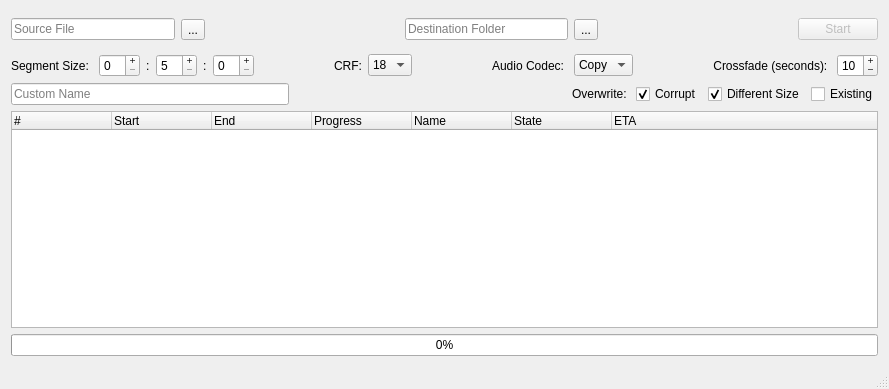
<?xml version="1.0" encoding="UTF-8"?>
<ui version="4.0">
 <class>MainWindow</class>
 <widget class="QMainWindow" name="MainWindow">
  <property name="geometry">
   <rect>
    <x>0</x>
    <y>0</y>
    <width>889</width>
    <height>389</height>
   </rect>
  </property>
  <property name="windowTitle">
   <string>MainWindow</string>
  </property>
  <widget class="QWidget" name="centralWidget">
   <layout class="QHBoxLayout" name="horizontalLayout">
    <item>
     <layout class="QVBoxLayout" name="verticalLayout">
      <item>
       <layout class="QHBoxLayout" name="hlayoutTop1">
        <item>
         <layout class="QHBoxLayout" name="hlayoutSrc">
          <item>
           <widget class="QLineEdit" name="vidSource">
            <property name="text">
             <string/>
            </property>
            <property name="readOnly">
             <bool>true</bool>
            </property>
            <property name="placeholderText">
             <string>Source File</string>
            </property>
           </widget>
          </item>
          <item>
           <widget class="QToolButton" name="srcButton">
            <property name="text">
             <string>...</string>
            </property>
           </widget>
          </item>
         </layout>
        </item>
        <item>
         <spacer name="horizontalSpacer_2">
          <property name="orientation">
           <enum>Qt::Horizontal</enum>
          </property>
          <property name="sizeHint" stdset="0">
           <size>
            <width>13</width>
            <height>37</height>
           </size>
          </property>
         </spacer>
        </item>
        <item>
         <layout class="QHBoxLayout" name="hlayoutDst">
          <item>
           <widget class="QLineEdit" name="vidDest">
            <property name="text">
             <string/>
            </property>
            <property name="readOnly">
             <bool>true</bool>
            </property>
            <property name="placeholderText">
             <string>Destination Folder</string>
            </property>
           </widget>
          </item>
          <item>
           <widget class="QToolButton" name="dstButton">
            <property name="text">
             <string>...</string>
            </property>
           </widget>
          </item>
         </layout>
        </item>
        <item>
         <spacer name="horizontalSpacer_4">
          <property name="orientation">
           <enum>Qt::Horizontal</enum>
          </property>
          <property name="sizeHint" stdset="0">
           <size>
            <width>40</width>
            <height>20</height>
           </size>
          </property>
         </spacer>
        </item>
        <item>
         <widget class="QPushButton" name="startButton">
          <property name="enabled">
           <bool>false</bool>
          </property>
          <property name="text">
           <string>Start</string>
          </property>
         </widget>
        </item>
       </layout>
      </item>
      <item>
       <layout class="QHBoxLayout" name="hlayoutTop2">
        <item>
         <layout class="QHBoxLayout" name="hlayoutIntervals" stretch="1,0,0,0,0,0">
          <item>
           <widget class="QLabel" name="label_3">
            <property name="text">
             <string>Segment Size: </string>
            </property>
           </widget>
          </item>
          <item>
           <widget class="QSpinBox" name="prtHrs">
            <property name="buttonSymbols">
             <enum>QAbstractSpinBox::PlusMinus</enum>
            </property>
           </widget>
          </item>
          <item>
           <widget class="QLabel" name="label_4">
            <property name="text">
             <string>:</string>
            </property>
           </widget>
          </item>
          <item>
           <widget class="QSpinBox" name="prtMins">
            <property name="buttonSymbols">
             <enum>QAbstractSpinBox::PlusMinus</enum>
            </property>
            <property name="minimum">
             <number>5</number>
            </property>
            <property name="displayIntegerBase">
             <number>10</number>
            </property>
           </widget>
          </item>
          <item>
           <widget class="QLabel" name="label_6">
            <property name="text">
             <string>:</string>
            </property>
           </widget>
          </item>
          <item>
           <widget class="QSpinBox" name="prtSecs">
            <property name="buttonSymbols">
             <enum>QAbstractSpinBox::PlusMinus</enum>
            </property>
           </widget>
          </item>
         </layout>
        </item>
        <item>
         <spacer name="horizontalSpacer">
          <property name="orientation">
           <enum>Qt::Horizontal</enum>
          </property>
          <property name="sizeHint" stdset="0">
           <size>
            <width>40</width>
            <height>20</height>
           </size>
          </property>
         </spacer>
        </item>
        <item>
         <layout class="QHBoxLayout" name="hlayoutCRF" stretch="1,0">
          <item>
           <widget class="QLabel" name="label_7">
            <property name="text">
             <string>CRF:</string>
            </property>
           </widget>
          </item>
          <item>
           <widget class="QComboBox" name="cbCrf">
            <property name="currentIndex">
             <number>18</number>
            </property>
            <item>
             <property name="text">
              <string>0</string>
             </property>
            </item>
            <item>
             <property name="text">
              <string>1</string>
             </property>
            </item>
            <item>
             <property name="text">
              <string>2</string>
             </property>
            </item>
            <item>
             <property name="text">
              <string>3</string>
             </property>
            </item>
            <item>
             <property name="text">
              <string>4</string>
             </property>
            </item>
            <item>
             <property name="text">
              <string>5</string>
             </property>
            </item>
            <item>
             <property name="text">
              <string>6</string>
             </property>
            </item>
            <item>
             <property name="text">
              <string>7</string>
             </property>
            </item>
            <item>
             <property name="text">
              <string>8</string>
             </property>
            </item>
            <item>
             <property name="text">
              <string>9</string>
             </property>
            </item>
            <item>
             <property name="text">
              <string>10</string>
             </property>
            </item>
            <item>
             <property name="text">
              <string>11</string>
             </property>
            </item>
            <item>
             <property name="text">
              <string>12</string>
             </property>
            </item>
            <item>
             <property name="text">
              <string>13</string>
             </property>
            </item>
            <item>
             <property name="text">
              <string>14</string>
             </property>
            </item>
            <item>
             <property name="text">
              <string>15</string>
             </property>
            </item>
            <item>
             <property name="text">
              <string>16</string>
             </property>
            </item>
            <item>
             <property name="text">
              <string>17</string>
             </property>
            </item>
            <item>
             <property name="text">
              <string>18</string>
             </property>
            </item>
            <item>
             <property name="text">
              <string>19</string>
             </property>
            </item>
            <item>
             <property name="text">
              <string>20</string>
             </property>
            </item>
            <item>
             <property name="text">
              <string>21</string>
             </property>
            </item>
            <item>
             <property name="text">
              <string>22</string>
             </property>
            </item>
            <item>
             <property name="text">
              <string>23</string>
             </property>
            </item>
            <item>
             <property name="text">
              <string>24</string>
             </property>
            </item>
            <item>
             <property name="text">
              <string>25</string>
             </property>
            </item>
            <item>
             <property name="text">
              <string>26</string>
             </property>
            </item>
            <item>
             <property name="text">
              <string>27</string>
             </property>
            </item>
            <item>
             <property name="text">
              <string>28</string>
             </property>
            </item>
            <item>
             <property name="text">
              <string>29</string>
             </property>
            </item>
            <item>
             <property name="text">
              <string>30</string>
             </property>
            </item>
            <item>
             <property name="text">
              <string>31</string>
             </property>
            </item>
            <item>
             <property name="text">
              <string>32</string>
             </property>
            </item>
            <item>
             <property name="text">
              <string>33</string>
             </property>
            </item>
            <item>
             <property name="text">
              <string>34</string>
             </property>
            </item>
            <item>
             <property name="text">
              <string>35</string>
             </property>
            </item>
            <item>
             <property name="text">
              <string>36</string>
             </property>
            </item>
            <item>
             <property name="text">
              <string>37</string>
             </property>
            </item>
            <item>
             <property name="text">
              <string>38</string>
             </property>
            </item>
            <item>
             <property name="text">
              <string>39</string>
             </property>
            </item>
            <item>
             <property name="text">
              <string>40</string>
             </property>
            </item>
            <item>
             <property name="text">
              <string>41</string>
             </property>
            </item>
            <item>
             <property name="text">
              <string>42</string>
             </property>
            </item>
            <item>
             <property name="text">
              <string>43</string>
             </property>
            </item>
            <item>
             <property name="text">
              <string>44</string>
             </property>
            </item>
            <item>
             <property name="text">
              <string>45</string>
             </property>
            </item>
            <item>
             <property name="text">
              <string>46</string>
             </property>
            </item>
            <item>
             <property name="text">
              <string>47</string>
             </property>
            </item>
            <item>
             <property name="text">
              <string>48</string>
             </property>
            </item>
            <item>
             <property name="text">
              <string>49</string>
             </property>
            </item>
            <item>
             <property name="text">
              <string>50</string>
             </property>
            </item>
            <item>
             <property name="text">
              <string>51</string>
             </property>
            </item>
           </widget>
          </item>
         </layout>
        </item>
        <item>
         <spacer name="horizontalSpacer_3">
          <property name="orientation">
           <enum>Qt::Horizontal</enum>
          </property>
          <property name="sizeHint" stdset="0">
           <size>
            <width>40</width>
            <height>20</height>
           </size>
          </property>
         </spacer>
        </item>
        <item>
         <widget class="QLabel" name="label_2">
          <property name="text">
           <string>Audio Codec: </string>
          </property>
         </widget>
        </item>
        <item>
         <widget class="QComboBox" name="cbAudioCodec">
          <item>
           <property name="text">
            <string>Copy</string>
           </property>
          </item>
          <item>
           <property name="text">
            <string>AAC</string>
           </property>
          </item>
         </widget>
        </item>
        <item>
         <spacer name="horizontalSpacer_6">
          <property name="orientation">
           <enum>Qt::Horizontal</enum>
          </property>
          <property name="sizeHint" stdset="0">
           <size>
            <width>40</width>
            <height>20</height>
           </size>
          </property>
         </spacer>
        </item>
        <item>
         <layout class="QHBoxLayout" name="hlayoutCrossfade" stretch="1,0">
          <item>
           <widget class="QLabel" name="label_8">
            <property name="text">
             <string>Crossfade (seconds): </string>
            </property>
            <property name="alignment">
             <set>Qt::AlignCenter</set>
            </property>
            <property name="wordWrap">
             <bool>true</bool>
            </property>
           </widget>
          </item>
          <item>
           <widget class="QSpinBox" name="crossfade">
            <property name="buttonSymbols">
             <enum>QAbstractSpinBox::PlusMinus</enum>
            </property>
            <property name="maximum">
             <number>60</number>
            </property>
            <property name="value">
             <number>10</number>
            </property>
           </widget>
          </item>
         </layout>
        </item>
       </layout>
      </item>
      <item>
       <layout class="QHBoxLayout" name="horizontalLayout_2">
        <item>
         <widget class="QLineEdit" name="customName">
          <property name="placeholderText">
           <string>Custom Name</string>
          </property>
         </widget>
        </item>
        <item>
         <spacer name="horizontalSpacer_5">
          <property name="orientation">
           <enum>Qt::Horizontal</enum>
          </property>
          <property name="sizeHint" stdset="0">
           <size>
            <width>40</width>
            <height>20</height>
           </size>
          </property>
         </spacer>
        </item>
        <item>
         <widget class="QLabel" name="label">
          <property name="text">
           <string>Overwrite: </string>
          </property>
         </widget>
        </item>
        <item>
         <widget class="QCheckBox" name="cbOverwrite_corrupt">
          <property name="text">
           <string>Corrupt</string>
          </property>
          <property name="checked">
           <bool>true</bool>
          </property>
         </widget>
        </item>
        <item>
         <widget class="QCheckBox" name="cbOverwrite_diffsize">
          <property name="text">
           <string>Different Size</string>
          </property>
          <property name="checked">
           <bool>true</bool>
          </property>
         </widget>
        </item>
        <item>
         <widget class="QCheckBox" name="cbOverwrite_existing">
          <property name="text">
           <string>Existing</string>
          </property>
         </widget>
        </item>
       </layout>
      </item>
      <item>
       <widget class="QTreeWidget" name="segments">
        <column>
         <property name="text">
          <string>#</string>
         </property>
        </column>
        <column>
         <property name="text">
          <string>Start</string>
         </property>
        </column>
        <column>
         <property name="text">
          <string>End</string>
         </property>
        </column>
        <column>
         <property name="text">
          <string>Progress</string>
         </property>
        </column>
        <column>
         <property name="text">
          <string>Name</string>
         </property>
        </column>
        <column>
         <property name="text">
          <string>State</string>
         </property>
        </column>
        <column>
         <property name="text">
          <string>ETA</string>
         </property>
        </column>
       </widget>
      </item>
      <item>
       <widget class="QProgressBar" name="progressBar">
        <property name="value">
         <number>0</number>
        </property>
       </widget>
      </item>
     </layout>
    </item>
   </layout>
  </widget>
  <widget class="QStatusBar" name="statusBar"/>
 </widget>
 <layoutdefault spacing="6" margin="11"/>
 <resources/>
 <connections/>
</ui>
